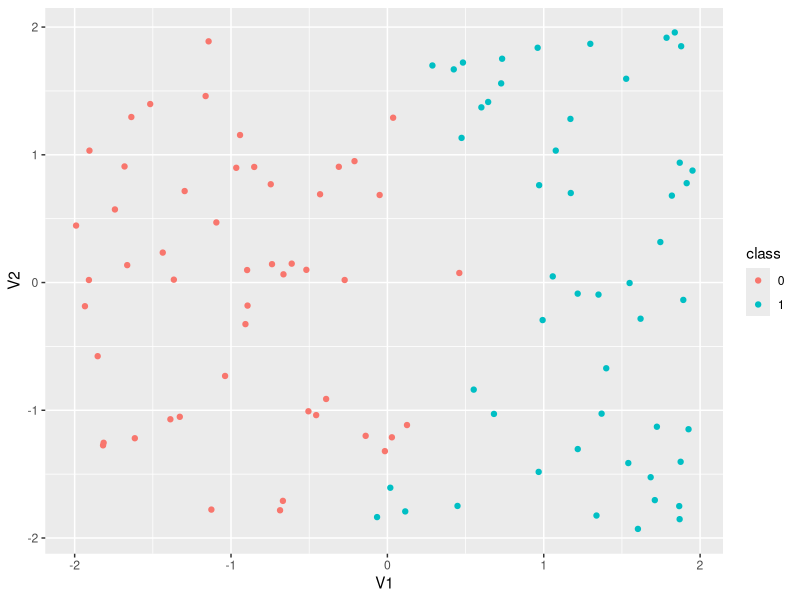
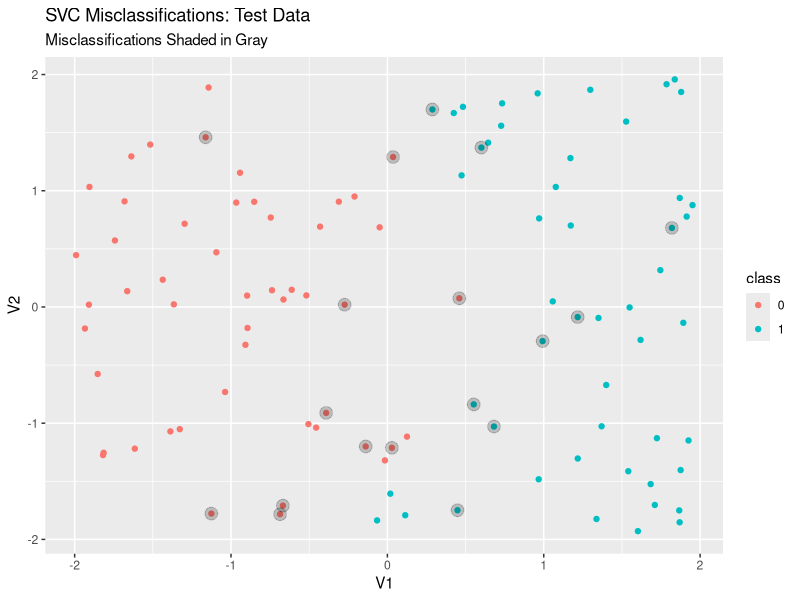
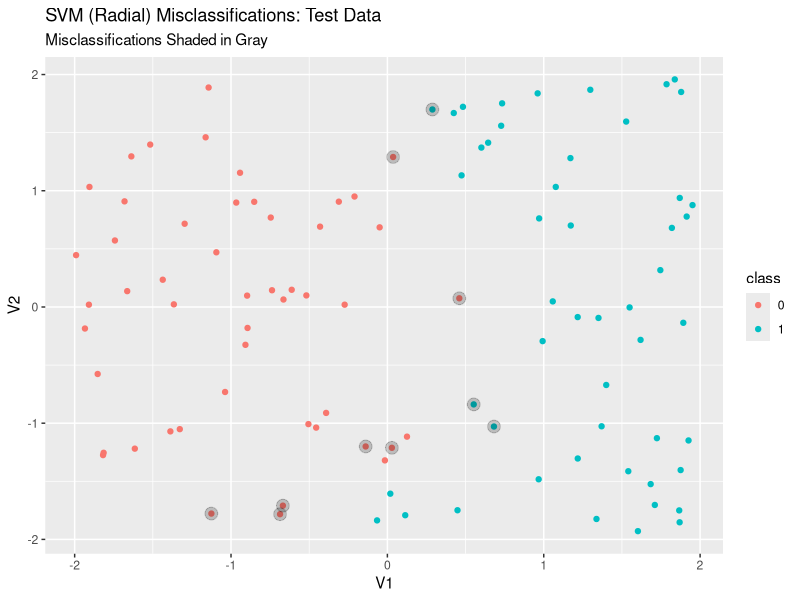
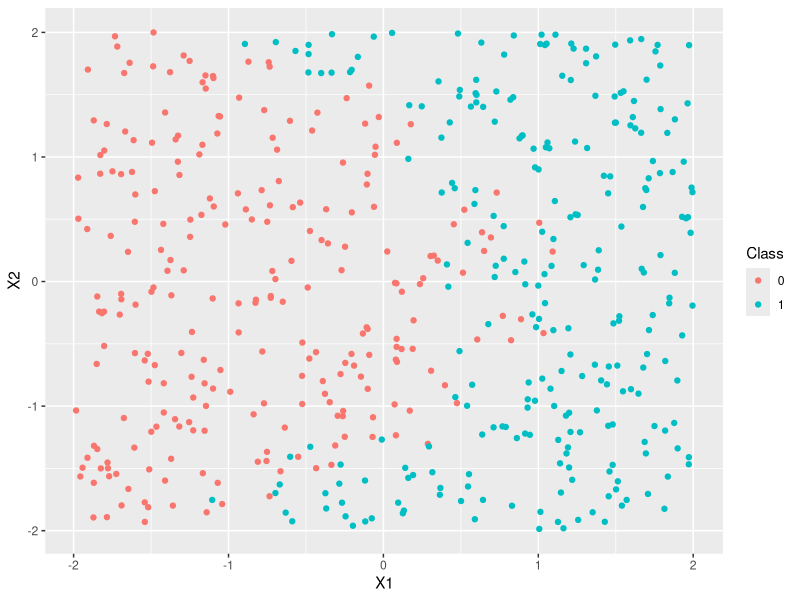
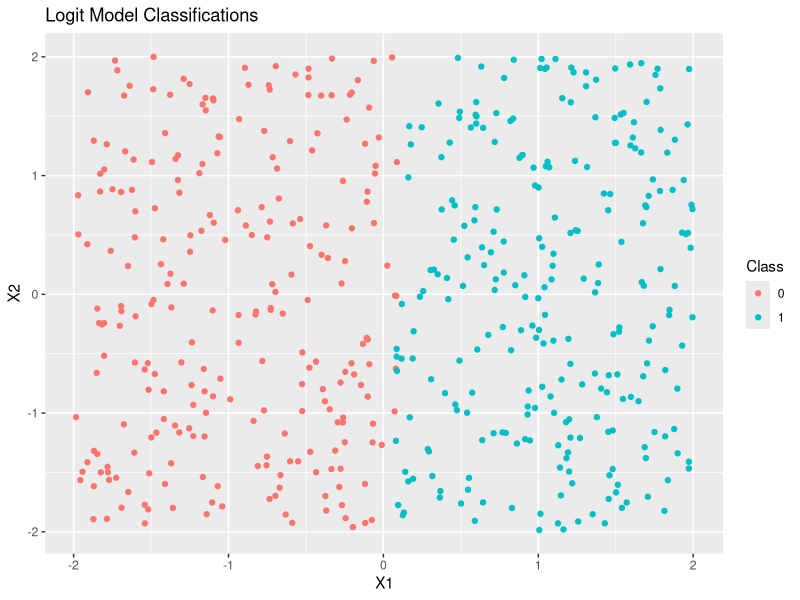
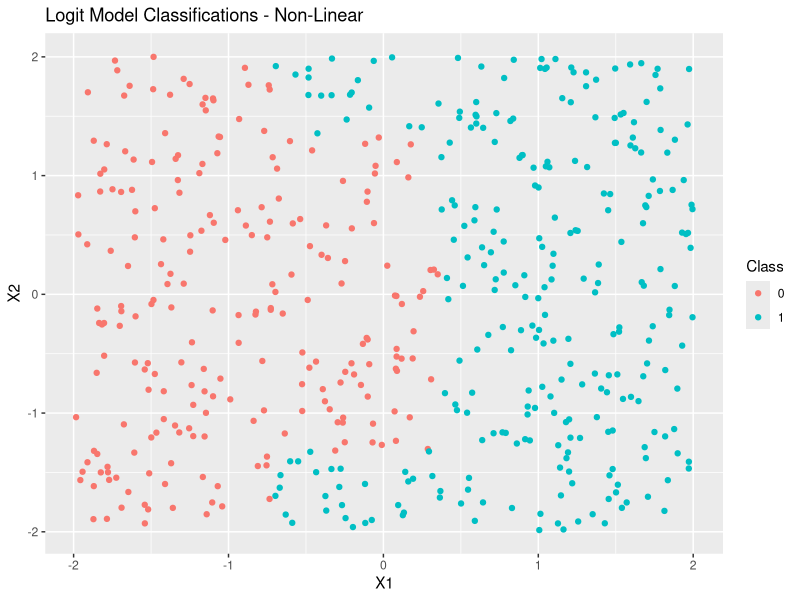
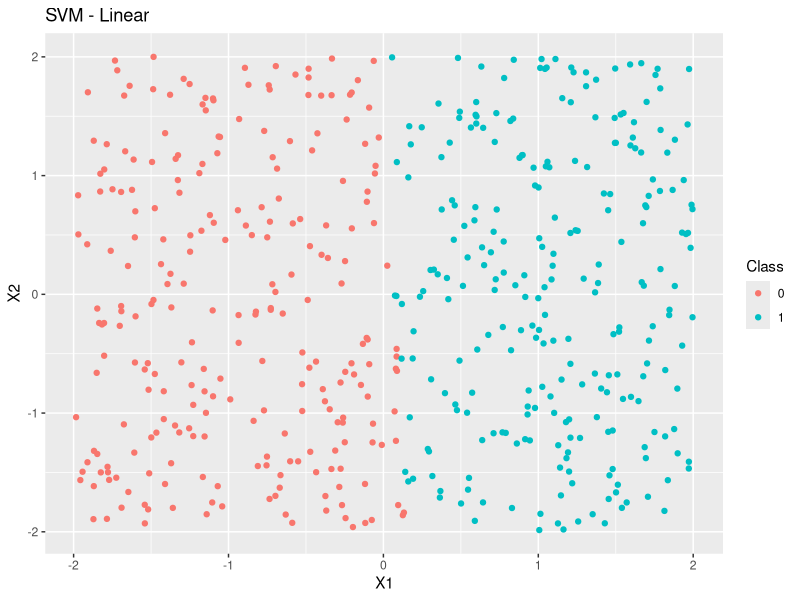
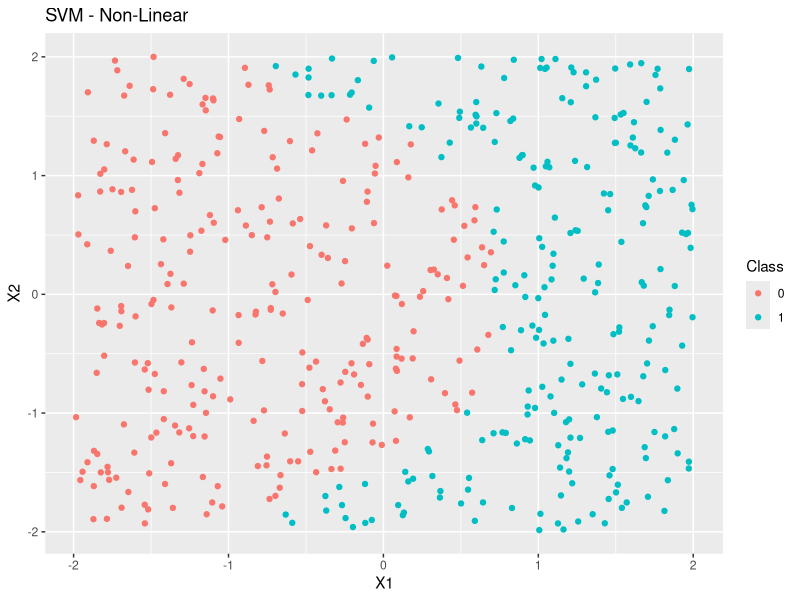

These figures' R source, in order: (Note: this script raises an error after producing the figures.)
## ---- chunk 1
library(tidyverse)
library(rpart)
library(caret)
library(kernlab)
library(e1071)
library(purrr)
## ---- chunk 2
set.seed(1414)

#training data
test <- as.data.frame(matrix(runif(200, -2, 2), ncol = 2))
test <- test %>%
  mutate(order = V2^2 + V1*2) %>%
  arrange(order)
class <- c(rep(0, 50), rep(1, 50))

concept <- cbind(test, class) %>%
  mutate(class = as.factor(class))

#test data
test2 <- as.data.frame(matrix(runif(200, -2, 2), ncol = 2))
test2 <- test2 %>%
  mutate(order = V2^2 + V1*2) %>%
  arrange(order)

concept_test <- cbind(test2, class) %>%
  mutate(class = as.factor(class))
  

ggplot(concept) +
  geom_point(mapping = aes(V1, V2, color = class))

## ---- chunk 3
#Linear
concept_lin <- svm(
        class ~ V1 + V2, 
        data = concept, 
        type = "C-classification", 
        kernel = "linear")

#Training error
concept_lin_error <- cbind(concept, concept_lin$fitted) %>%
  mutate(accuracy = abs(as.numeric(class) - as.numeric(`concept_lin$fitted`))) %>%
  summarize(accuracy = sum(1 - accuracy)/n())

#Test error
lin_preds <- predict(concept_lin, concept_test)

concept_lin_error_test <- cbind(concept, lin_preds) %>%
  mutate(accuracy = abs(as.numeric(class) - as.numeric(`lin_preds`))) %>%
  summarize(accuracy = sum(1 - accuracy)/n())


#Radial
concept_radial <- svm(
        class ~ V1 + V2, 
        data = concept, 
        type = "C-classification", 
        kernel = "radial")

concept_radial_error <- cbind(concept, concept_radial$fitted) %>%
  mutate(accuracy = abs(as.numeric(class) - as.numeric(`concept_radial$fitted`))) %>%
  summarize(accuracy = sum(1 - accuracy)/n())

#Test Error
radial_preds <- predict(concept_radial, concept_test)

concept_radial_error_test <- cbind(concept, radial_preds) %>%
  mutate(accuracy = abs(as.numeric(class) - as.numeric(`radial_preds`))) %>%
  summarize(accuracy = sum(1 - accuracy)/n())

## ---- chunk 4
#Plot for Linear
lin_misclass <- cbind(concept, lin_preds) %>%
  mutate(accuracy = abs(as.numeric(class) - as.numeric(`lin_preds`))) %>%
  filter(accuracy == 1)

lin_misclass_all <- cbind(concept, lin_preds) %>%
  mutate(accuracy = abs(as.numeric(class) - as.numeric(`lin_preds`))) 

ggplot() +
  geom_point(data = lin_misclass_all, mapping = aes(x = V1, y = V2, color = class)) +
  geom_point(data = lin_misclass, mapping = aes(x = V1, y = V2), alpha = .2, size = 4) +
  labs(title = "SVC Misclassifications: Test Data",
       subtitle = "Misclassifications Shaded in Gray")

#Plot for Radial

radial_misclass <- cbind(concept, radial_preds) %>%
  mutate(accuracy = abs(as.numeric(class) - as.numeric(`radial_preds`))) %>%
  filter(accuracy == 1)

radial_misclass_all <- cbind(concept, radial_preds) %>%
  mutate(accuracy = abs(as.numeric(class) - as.numeric(`radial_preds`))) 

ggplot() +
  geom_point(data = radial_misclass_all, mapping = aes(x = V1, y = V2, color = class)) +
  geom_point(data = radial_misclass, mapping = aes(x = V1, y = V2), alpha = .2, size = 4) +
  labs(title = "SVM (Radial) Misclassifications: Test Data",
       subtitle = "Misclassifications Shaded in Gray")
## ---- chunk 5
test2 <- as.data.frame(matrix(runif(1000, -2, 2), ncol = 2))

test2 <- test2 %>%
  mutate(order = V2^2 + V1*2) %>%
  arrange(order)
class2 <- c(rep(0, 200), rep(1, 5), rep(0, 5), rep(0, 5), rep(0, 5), rep(1, 5), rep(0, 5), rep(0, 5), rep(1, 5), rep(0, 5), rep(1, 5), rep(0, 5), rep(1, 5), rep(1, 5), rep(0, 5), rep(1, 5), rep(1, 5), rep(1, 5), rep(0, 5), rep(1, 210))

test2 <- cbind(test2, class2)

## ---- chunk 6
test2 <- test2 %>%
  rename(X1 = V1,
         X2 = V2) %>%
  mutate(Class = as.factor(class2))


ggplot(test2) +
  geom_point(mapping = aes(X1, X2, color = Class))
## ---- chunk 7
logit_mod <- glm(Class ~ X1 + X2, family = "binomial", data = test2)
## ---- chunk 8
predictors <- test2[,1:2]
preds <- predict(logit_mod,
        newx = predictors)

logit_pred_data <- cbind(predictors,preds) %>%
  mutate(Class = as.factor(if_else(preds < 0, 0, 1)))

ggplot(logit_pred_data) +
  geom_point(mapping = aes(X1, X2, color = Class)) +
  labs(title = "Logit Model Classifications")

## ---- chunk 9
logit_mod_NL <- rpart(Class ~ X1 + poly(X2, 2), data = test2)

## ---- chunk 10

preds_NL <- predict(logit_mod_NL,
        newx = predictors,
        type = "class")


logit_pred_data_NL2 <- cbind(predictors,preds_NL) %>%
  mutate(Class = preds_NL)

ggplot(logit_pred_data_NL2) +
  geom_point(mapping = aes(X1, X2, color = Class)) +
  labs(title = "Logit Model Classifications - Non-Linear")
## ---- chunk 11
test3 <- test2 %>%
  select(X1, X2, Class) %>%
  mutate(Class = as.factor(if_else(Class == 0, "No", "Yes")))


cv_ctrl <- trainControl(savePredictions = "final",
                        classProbs = TRUE)

svm_linear <- train(
  Class ~ X1 + X2, 
  data = test3, 
  method = "svmLinear",
  trControl = cv_ctrl,
  tuneLength = 10,
  family = "binomial"
)


preds_svm_lin <- predict(svm_linear,
        newdata = predictors)

svm_pred_data_lin <- cbind(predictors,preds_svm_lin) %>%
  mutate(Class = as.factor(if_else(preds_svm_lin == "No", 0, 1)))

ggplot(svm_pred_data_lin) +
  geom_point(mapping = aes(X1, X2, color = Class)) +
  labs(title = "SVM - Linear")
## ---- chunk 12
svm_poly <- 
    svm(Class ~ X1 + poly(X2, 2), 
        data = test3, 
        type = "C-classification", 
        kernel = "polynomial", 
        degree = 3)



preds_svm_poly <- predict(svm_poly,
        newdata = predictors)

svm_pred_data_poly <- cbind(predictors,preds_svm_poly) %>%
  mutate(Class = as.factor(if_else(preds_svm_poly == "No", 0, 1)))

ggplot(svm_pred_data_poly) +
  geom_point(mapping = aes(X1, X2, color = Class)) +
  labs(title = "SVM - Non-Linear")
## ---- chunk 13
tune_test <- as.data.frame(matrix(runif(200, -2, 2), ncol = 2))

tune_test2 <- tune_test %>%
  mutate(class = if_else(V2-V1 > 0, 1, 0)) 


ggplot(tune_test2) +
  geom_point(mapping = aes(V1, V2, color = as.factor(class)))
## ---- chunk 14
tune_test2 <- tune_test2 %>%
  mutate(class = as.factor(if_else(class == 0, "no", "yes")))

cv_ctrl_cost <- trainControl(method = "cv",
                        number = 10,
                        savePredictions = "final",
                        classProbs = TRUE)


cv_ctrl_cost2 <- trainControl(method = "cv",
                        number = 10)


svm_linear_cost2 <- train(
  class ~ V1 + V2, 
  data = tune_test2, 
  method = "svmLinear",
  trControl = cv_ctrl_cost2,
  tuneGrid = expand.grid(C = c(.0001, .001, .01, .1, 1, 10, 100)),
  tuneLength = 10
)


cost_tests <- svm_linear_cost2$results

cost_tests %>%
  select(C, Accuracy) %>%
  mutate(n_misclass = round(100*(1 - Accuracy)))

cost_tests %>%
  select(C, Accuracy) %>%
  mutate(n_misclass = round(100*(1 - Accuracy))) %>%
  ggplot(aes(x = log(C), y = n_misclass)) +
  geom_line() +
  labs(title = "Number of Training Misclassifications across Range of Cost",
       subtitle = "Out of 25 Observations")
## ---- chunk 15

test_data <- as.data.frame(matrix(runif(200, -2, 2), ncol = 2))

test_data <- test_data %>%
  mutate(class = if_else(V2-V1 > 0, 1, 0))


test_function2 <- function(cost){
  svm_linear_cost_func <- svm(class ~ V1 + V2, 
        data = tune_test2, 
        type = "C-classification", 
        kernel = "linear",
        cost = cost)

  
  preds_svm_func <- predict(svm_linear_cost_func,
        newdata = test_data[,-3])
  
  errors <- cbind(test_data, preds_svm_func) %>%
    mutate(preds_svm_func = if_else(preds_svm_func == "yes", 1, 0)) %>%
    mutate(accuracy = if_else(class == preds_svm_func, 1, 0)) %>%
    summarize(errors = sum(1- accuracy))
  
 errors[1,1]

}


test_errors <- as.data.frame(cbind(c(.0001, .001, .01, .1, 1, 10, 100, 1000), map_dbl(c(.0001, .001, .01, .1, 1, 10, 100, 1000), test_function2))) %>%
  rename(cost = V1,
         errors = V2)


test_errors

ggplot(test_errors, aes(x = log(cost), y = errors)) +
  geom_line() +
  labs(title = "Number of Test Misclassifications across Range of Cost",
       subtitle = "Out of 25 Observations")
## ---- chunk 16
gss_test <- na.omit(read_csv("data/gss_test.csv"))  %>%
  mutate(colrac = factor(colrac, 
                         levels = c(0, 1), 
                         labels = c("No", "Yes")))

gss_train <- na.omit(read_csv("data/gss_train.csv"))  %>%
  mutate(colrac = factor(colrac, 
                         levels = c(0, 1), 
                         labels = c("No", "Yes")))


app_ctrl <- trainControl(method = "cv",
                        number = 10,
                        savePredictions = "final",
                        classProbs = TRUE)

grid <- expand.grid(C = c(.0001, .001, .01, .1, 1, 10))

# fit model

gss_linear <- train(
  colrac ~ ., 
  data = gss_train, 
  method = "svmLinear",
  trControl = app_ctrl,
    tuneGrid = grid,
  tuneLength = 10
)

gss_linear$results %>%
  select(C, Accuracy) %>%
  rename(Cost = C)
## ---- chunk 17
grid <- expand.grid(C = c(.0001, .001, .01, .1, 1, 10),
                    )

# fit models

#Poly
svm_poly <- svm(
        colrac ~ ., 
        data = gss_train, 
        type = "C-classification", 
        kernel = "polynomial", 
        degree = 3,
        gamma = .1,
        cost = .1,
        cross = 10)

mean(svm_poly$accuracies)

#write function
svm_search <- function(gamma, degree, cost){
  
  svm <- svm(
        colrac ~ ., 
        data = gss_train, 
        type = "C-classification", 
        kernel = "polynomial", 
        degree = degree,
        gamma = gamma,
        cost = cost,
        cross = 10)

mean(svm$accuracies)
  
}

svm_search_grid <- expand_grid(
  gamma = c(.001, .01, .1, 1, 10, 100),
  degree = seq(3, 6, 1),
  cost = c(.001, .01, .1, 1, 10, 100)
)

svm_search_results <- pmap_dbl(svm_search_grid, svm_search)

cbind(svm_search_grid, svm_search_results) %>%
  rename(accuracy = svm_search_results) %>%
  arrange(desc(accuracy)) %>%
  head(5)
